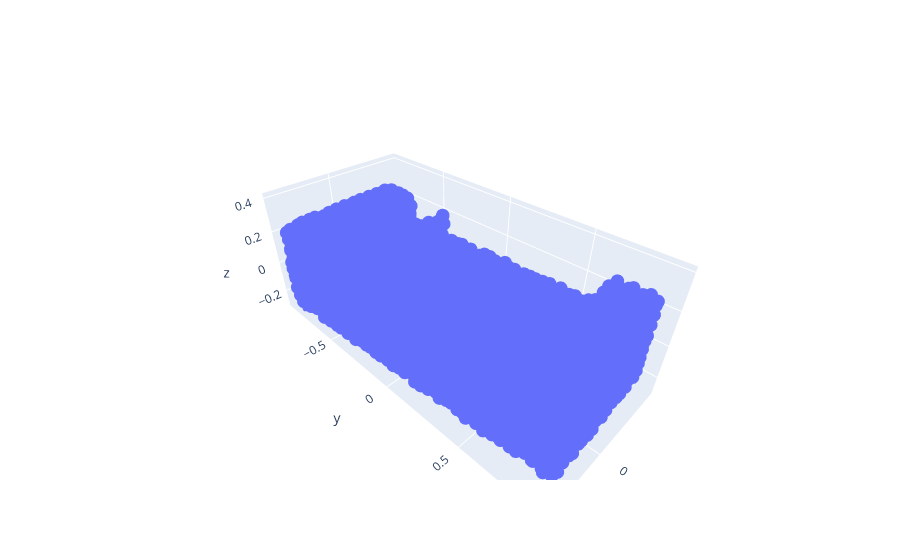

Source (notebook cell):
### Code cell
import plotly.graph_objects as go
fig = go.Figure(data=[go.Scatter3d(x=pts[:,0], y=pts[:,1], z=pts[:,2], mode='markers')])
fig.show()

### Figure 1 — Plotly figure (JSON) as saved in the notebook; plotly's stock layout.template omitted (floating-point values rounded to 4 significant figures; data arrays with more than 128 entries replaced by an {"elided": "..."} marker saying what was removed)
{"data": [{"mode": "markers", "type": "scatter3d", "x": {"elided": "3402 float values"}, "y": {"elided": "3402 float values"}, "z": {"elided": "3402 float values"}}], "layout": {}}
